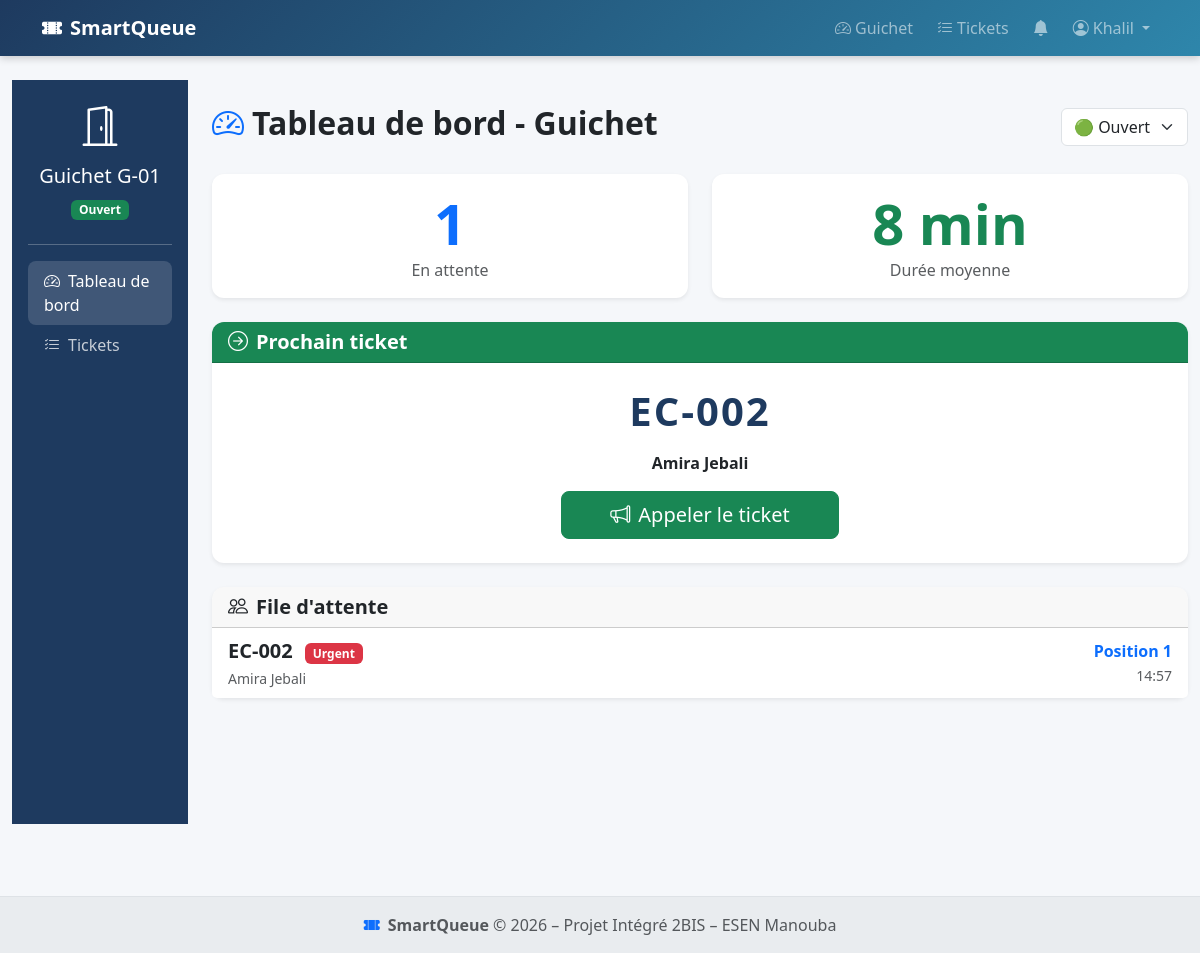
Screenshot of /guichet/dashboard.php (signed in) with the database file from the repository.
### tables this page shows
CREATE TABLE `guichets` (
  `id`         INT AUTO_INCREMENT PRIMARY KEY,
  `numero`     VARCHAR(20) NOT NULL,
  `service_id` INT NOT NULL,
  `agent_id`   INT DEFAULT NULL,
  `statut`     ENUM('ouvert','ferme','pause') NOT NULL DEFAULT 'ferme',
  `created_at` DATETIME DEFAULT CURRENT_TIMESTAMP,
  FOREIGN KEY (`service_id`) REFERENCES `services`(`id`) ON DELETE CASCADE,
  FOREIGN KEY (`agent_id`)   REFERENCES `utilisateurs`(`id`) ON DELETE SET NULL
);

CREATE TABLE `services` (
  `id`           INT AUTO_INCREMENT PRIMARY KEY,
  `nom`          VARCHAR(150) NOT NULL,
  `description`  TEXT,
  `capacite_max` INT NOT NULL DEFAULT 50,
  `duree_moy`    INT NOT NULL DEFAULT 10  COMMENT 'Durée moyenne en minutes',
  `est_actif`    TINYINT(1) NOT NULL DEFAULT 1,
  `created_at`   DATETIME DEFAULT CURRENT_TIMESTAMP
);

CREATE TABLE `tickets` (
  `id`           INT AUTO_INCREMENT PRIMARY KEY,
  `numero`       VARCHAR(20) NOT NULL,
  `citoyen_id`   INT NOT NULL,
  `service_id`   INT NOT NULL,
  `guichet_id`   INT DEFAULT NULL,
  `statut`       ENUM('en_attente','appele','en_service','termine','annule','no_show') NOT NULL DEFAULT 'en_attente',
  `priorite`     ENUM('normal','urgent') NOT NULL DEFAULT 'normal',
  `created_at`   DATETIME DEFAULT CURRENT_TIMESTAMP,
  `appele_at`    DATETIME DEFAULT NULL,
  `termine_at`   DATETIME DEFAULT NULL,
  FOREIGN KEY (`citoyen_id`)  REFERENCES `utilisateurs`(`id`) ON DELETE CASCADE,
  FOREIGN KEY (`service_id`)  REFERENCES `services`(`id`)     ON DELETE CASCADE,
  FOREIGN KEY (`guichet_id`)  REFERENCES `guichets`(`id`)     ON DELETE SET NULL
);

CREATE TABLE `utilisateurs` (
  `id`         INT AUTO_INCREMENT PRIMARY KEY,
  `nom`        VARCHAR(100) NOT NULL,
  `prenom`     VARCHAR(100) NOT NULL,
  `email`      VARCHAR(150) NOT NULL UNIQUE,
  `telephone`  VARCHAR(20)  DEFAULT NULL,
  `mot_de_passe` VARCHAR(255) NOT NULL,
  `role`       ENUM('citoyen','agent','admin') NOT NULL DEFAULT 'citoyen',
  `created_at` DATETIME DEFAULT CURRENT_TIMESTAMP
);

### guichet/dashboard.php (the view, shortened to what this page needs)
<?php
require_once '../config/connexion.php';
$user = currentUser();
$stmt = $conn->prepare("
    SELECT g.*, s.nom as service_nom, s.duree_moy
    FROM guichets g
    JOIN services s ON g.service_id = s.id
    WHERE g.agent_id = ?
");
$stmt->execute([$user['id']]);
$guichet = $stmt->fetch();
    ?>
    <?php
$stmt = $conn->prepare("
    SELECT t.*, u.nom, u.prenom, u.telephone
    FROM tickets t
    JOIN utilisateurs u ON t.citoyen_id = u.id
    WHERE t.service_id = ? AND t.statut = 'en_attente'
    ORDER BY t.priorite = 'urgent' DESC, t.created_at ASC
");
$stmt->execute([$guichet['service_id']]);
$waitingTickets = $stmt->fetchAll();
$stmt = $conn->prepare("
    SELECT t.*, u.nom, u.prenom
    FROM tickets t
    JOIN utilisateurs u ON t.citoyen_id = u.id
    WHERE t.guichet_id = ? AND t.statut IN ('appele', 'en_service')
    ORDER BY t.appele_at DESC
    LIMIT 1
");
$stmt->execute([$guichet['id']]);
$currentTicket = $stmt->fetch();
?>
<?php include '../layout/header.php'; ?>
<div class="container-fluid">
    <div class="row">
        <div class="col-md-3 col-lg-2">
            <div class="sq-sidebar p-3">
                <div class="text-center mb-4">
                    <i class="bi bi-door-open fs-1"></i>
                    <h5 class="mt-2">Guichet <?= htmlspecialchars($guichet['numero']) ?></h5>
                    <span class="badge <?= $guichet['statut'] === 'ouvert' ? 'bg-success' : ($guichet['statut'] === 'pause' ? 'bg-warning' : 'bg-danger') ?>">
                        <?= ucfirst($guichet['statut']) ?>
                    </span>
                </div>
                <hr class="bg-light">
                <nav class="nav flex-column">
                    <a class="nav-link active" href="#">
                        <i class="bi bi-speedometer2 me-2"></i>Tableau de bord
                    </a>
                    <a class="nav-link" href="tickets.php">
                        <i class="bi bi-list-check me-2"></i>Tickets
                    </a>
                </nav>
            </div>
        </div>
        <div class="col-md-9 col-lg-10 py-4">
            <div class="d-flex justify-content-between align-items-center mb-4">
                <h2 class="fw-bold">
                    <i class="bi bi-speedometer2 text-primary me-2"></i>Tableau de bord - Guichet
                </h2>
                <form method="POST" class="d-inline">
                    <select name="status" class="form-select w-auto d-inline-block" onchange="this.form.submit()">
                        <option value="ouvert" <?= $guichet['statut'] === 'ouvert' ? 'selected' : '' ?>>🟢 Ouvert</option>
                    </select>
                </form>
            </div>
            <div class="row mb-4">
                <div class="col-md-6">
                    <div class="card border-0 shadow-sm">
                        <div class="card-body text-center">
                            <div class="display-4 fw-bold text-primary">
                                <?= count($waitingTickets) ?>
                            </div>
                            <p class="text-muted mb-0">En attente</p>
                        </div>
                    </div>
                </div>
                <div class="col-md-6">
                    <div class="card border-0 shadow-sm">
                        <div class="card-body text-center">
                            <div class="display-4 fw-bold text-success">
                                <?= $guichet['duree_moy'] ?> min
                            </div>
                            <p class="text-muted mb-0">Durée moyenne</p>
                        </div>
                    </div>
                </div>
            </div>
            <?php if ($guichet['statut'] === 'ouvert' && !$currentTicket && !empty($waitingTickets)): ?>
                <div class="card border-0 shadow-sm mb-4">
                    <div class="card-header bg-success text-white">
                        <h5 class="mb-0 fw-bold">
                            <i class="bi bi-arrow-right-circle me-2"></i>Prochain ticket
                        </h5>
                    </div>
                    <div class="card-body text-center p-4">
                        <div class="ticket-number display-1 fw-bold mb-3">
                            <?= htmlspecialchars($waitingTickets[0]['numero']) ?>
                        </div>
                        <p class="mb-3">
                            <strong><?= htmlspecialchars($waitingTickets[0]['prenom'] . ' ' . $waitingTickets[0]['nom']) ?></strong>
                        </p>
                        <a href="appel_ticket.php?action=call&id=<?= $waitingTickets[0]['id'] ?>"
                           class="btn btn-success btn-lg px-5">
                            <i class="bi bi-megaphone me-2"></i>Appeler le ticket
                        </a>
                    </div>
                </div>
            <?php endif; ?>
            <div class="card border-0 shadow-sm">
                <div class="card-header">
                    <h5 class="mb-0 fw-bold">
                        <i class="bi bi-people me-2"></i>File d'attente
                    </h5>
                </div>
                <div class="list-group list-group-flush">
                    <?php if (empty($waitingTickets)): ?>
                        <div class="list-group-item text-center text-muted">
                            Aucun ticket en attente
                        </div>
                    <?php else: ?>
                        <?php foreach ($waitingTickets as $index => $ticket): ?>
                            <div class="list-group-item">
                                <div class="d-flex justify-content-between align-items-center">
                                    <div>
                                        <span class="fw-bold fs-5"><?= htmlspecialchars($ticket['numero']) ?></span>
                                        <?php if ($ticket['priorite'] === 'urgent'): ?>
                                            <span class="badge bg-danger ms-2">Urgent</span>
                                        <?php endif; ?>
                                        <br>
                                        <small class="text-muted">
                                            <?= htmlspecialchars($ticket['prenom'] . ' ' . $ticket['nom']) ?>
                                        </small>
                                    </div>
                                    <div class="text-end">
                                        <div class="fw-bold text-primary">Position <?= $index + 1 ?></div>
                                        <small class="text-muted">
                                            <?= date('H:i', strtotime($ticket['created_at'])) ?>
                                        </small>
                                    </div>
                                </div>
                            </div>
                        <?php endforeach; ?>
                    <?php endif; ?>
                </div>
            </div>
        </div>
    </div>
</div>
<?php include '../layout/footer.php'; ?>

### style.css (style rules this page uses)
:root { --sq-primary: #1E3A5F; --sq-accent: #2E86AB; --sq-light: #E8F4F8; --sq-success: #198754; --sq-warning: #ffc107; --sq-danger: #dc3545; --sq-transition: .3s ease; }
body { background-color: #f5f7fa; font-family: 'Segoe UI', system-ui, sans-serif; min-height: 100vh; display: flex; flex-direction: column; }
.card { border: none; box-shadow: 0 2px 8px rgba(0,0,0,.08); border-radius: .75rem; transition: box-shadow var(--sq-transition), transform var(--sq-transition); }
.card-header { border-radius: .75rem .75rem 0 0 !important; font-weight: 600; }
.ticket-number { font-size: 2.5rem; font-weight: 800; color: var(--sq-primary); letter-spacing: 2px; }
.sq-sidebar { background: var(--sq-primary); min-height: calc(100vh - 56px); color: #fff; }
.sq-sidebar .nav-link { color: rgba(255,255,255,.75); border-radius: .5rem; }
.sq-sidebar .nav-link:hover, .sq-sidebar .nav-link.active { background: rgba(255,255,255,.15); color: #fff; }

### rows the page displays
guichets: numero "G-01", statut "Ouvert", status "🟢 Ouvert"
services: duree_moy "8"
tickets: numero "EC-002", citoyen.nom "Amira Jebali", priorite "Urgent", created_at "14:57"

### other values shown
$user['prenom'] "Khalil"
count($waitingTickets) "1"
